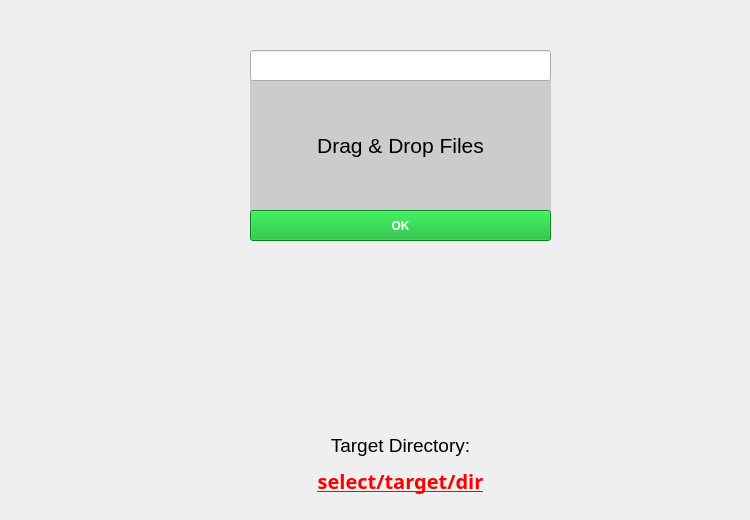
<?xml version="1.0" encoding="UTF-8"?>
<ui version="4.0">
 <class>Dialog</class>
 <widget class="QDialog" name="Dialog">
  <property name="geometry">
   <rect>
    <x>0</x>
    <y>0</y>
    <width>750</width>
    <height>520</height>
   </rect>
  </property>
  <property name="windowTitle">
   <string>Dialog</string>
  </property>
  <widget class="QPushButton" name="btn_select_target_dir">
   <property name="geometry">
    <rect>
     <x>220</x>
     <y>460</y>
     <width>361</width>
     <height>41</height>
    </rect>
   </property>
   <property name="font">
    <font>
     <family>Segoe Print</family>
     <pointsize>-1</pointsize>
     <bold>true</bold>
     <underline>true</underline>
    </font>
   </property>
   <property name="styleSheet">
    <string notr="true">QPushButton
{
border: none;
text-decoration: underline;
font-weight: bold;
color: rgb(255, 0, 0);
font-size: 20px;
}

QPushButton:hover {
color: blue;
}</string>
   </property>
   <property name="text">
    <string>select/target/dir</string>
   </property>
  </widget>
  <widget class="QFrame" name="drag_n_drop_area">
   <property name="geometry">
    <rect>
     <x>250</x>
     <y>80</y>
     <width>301</width>
     <height>131</height>
    </rect>
   </property>
   <property name="layoutDirection">
    <enum>Qt::LayoutDirection::RightToLeft</enum>
   </property>
   <property name="styleSheet">
    <string notr="true">QFrame {
  background-color: rgb(204, 204, 204);
  border-radius: 12px 0;
}

QFrame:hover {
  opacity: 0.9;
}</string>
   </property>
   <widget class="QLabel" name="drag_n_drop_label">
    <property name="geometry">
     <rect>
      <x>10</x>
      <y>10</y>
      <width>281</width>
      <height>111</height>
     </rect>
    </property>
    <property name="styleSheet">
     <string notr="true">QLabel
{
font-size: 21px;
}</string>
    </property>
    <property name="text">
     <string>&lt;html&gt;&lt;head/&gt;&lt;body&gt;&lt;p align=&quot;center&quot;&gt;Drag &amp;amp; Drop Files&lt;/p&gt;&lt;/body&gt;&lt;/html&gt;</string>
    </property>
   </widget>
  </widget>
  <widget class="QListWidget" name="files_view">
   <property name="geometry">
    <rect>
     <x>250</x>
     <y>260</y>
     <width>301</width>
     <height>131</height>
    </rect>
   </property>
   <property name="styleSheet">
    <string notr="true">QListView 
{
background-color: transparent;
border: none;
}</string>
   </property>
  </widget>
  <widget class="QTextEdit" name="textedit_targetdir">
   <property name="geometry">
    <rect>
     <x>290</x>
     <y>430</y>
     <width>221</width>
     <height>41</height>
    </rect>
   </property>
   <property name="styleSheet">
    <string notr="true">QTextEdit {
  border: none;
  background: transparent;
}</string>
   </property>
   <property name="html">
    <string>&lt;!DOCTYPE HTML PUBLIC &quot;-//W3C//DTD HTML 4.0//EN&quot; &quot;http://www.w3.org/TR/REC-html40/strict.dtd&quot;&gt;
&lt;html&gt;&lt;head&gt;&lt;meta name=&quot;qrichtext&quot; content=&quot;1&quot; /&gt;&lt;meta charset=&quot;utf-8&quot; /&gt;&lt;style type=&quot;text/css&quot;&gt;
p, li { white-space: pre-wrap; }
hr { height: 1px; border-width: 0; }
li.unchecked::marker { content: &quot;\2610&quot;; }
li.checked::marker { content: &quot;\2612&quot;; }
&lt;/style&gt;&lt;/head&gt;&lt;body style=&quot; font-family:'Sans Serif'; font-size:9pt; font-weight:400; font-style:normal;&quot;&gt;
&lt;p align=&quot;center&quot; style=&quot; margin-top:0px; margin-bottom:0px; margin-left:0px; margin-right:0px; -qt-block-indent:0; text-indent:0px;&quot;&gt;&lt;span style=&quot; font-family:'Segoe UI'; font-size:14pt;&quot;&gt;Target Directory:&lt;/span&gt;&lt;/p&gt;&lt;/body&gt;&lt;/html&gt;</string>
   </property>
  </widget>
  <widget class="QPushButton" name="btn_submit">
   <property name="geometry">
    <rect>
     <x>250</x>
     <y>210</y>
     <width>301</width>
     <height>31</height>
    </rect>
   </property>
   <property name="styleSheet">
    <string notr="true">QPushButton
{
background-color: rgb(8, 180, 42);
color: white;
font-weight: bold;
}</string>
   </property>
   <property name="text">
    <string>OK</string>
   </property>
  </widget>
  <widget class="QLineEdit" name="lineedit_target_dir">
   <property name="geometry">
    <rect>
     <x>250</x>
     <y>50</y>
     <width>301</width>
     <height>31</height>
    </rect>
   </property>
   <property name="text">
    <string/>
   </property>
  </widget>
 </widget>
 <resources/>
 <connections/>
</ui>
